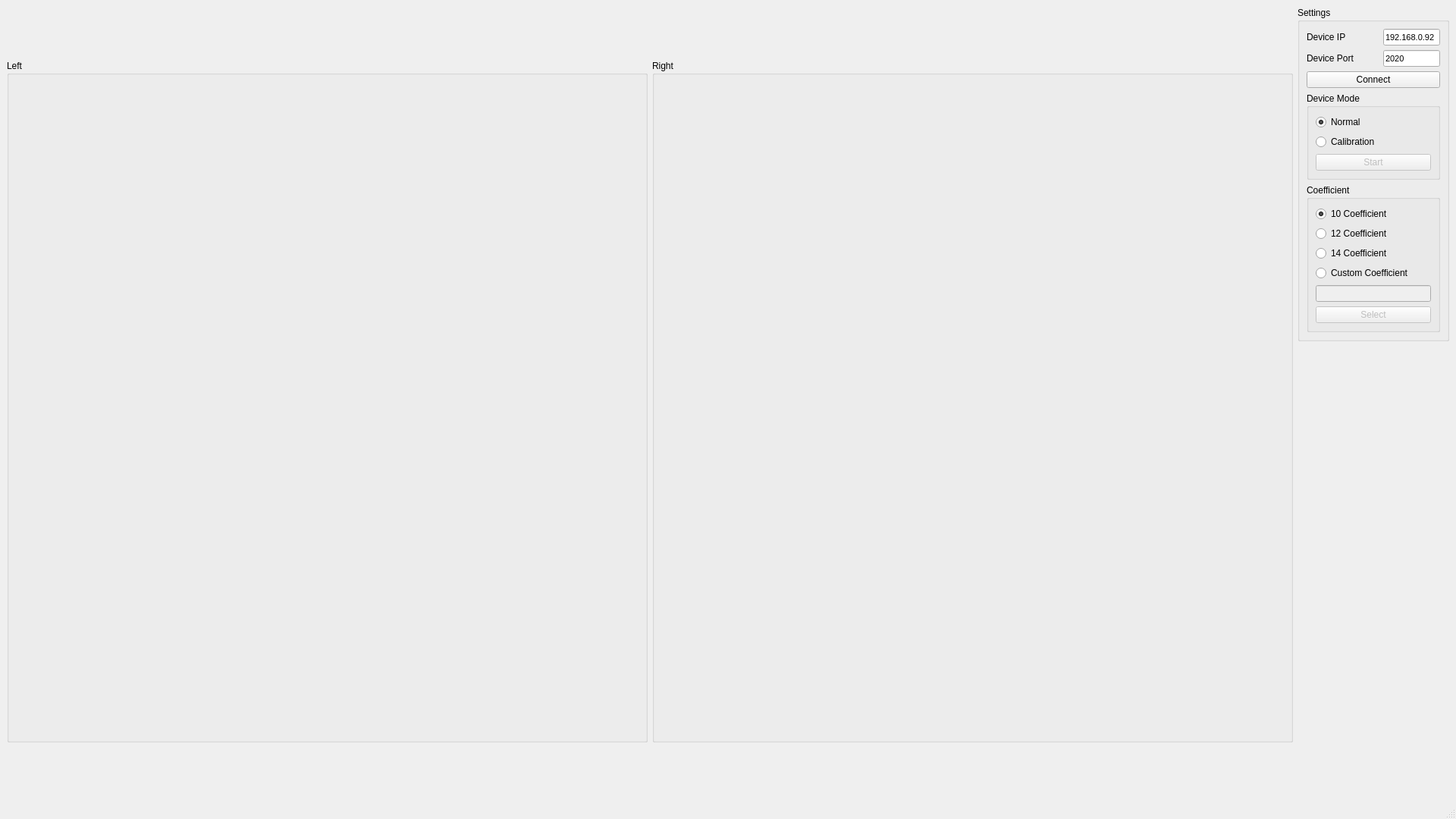
<?xml version="1.0" encoding="UTF-8"?>
<ui version="4.0">
 <class>MainWindow</class>
 <widget class="QMainWindow" name="MainWindow">
  <property name="geometry">
   <rect>
    <x>0</x>
    <y>0</y>
    <width>1920</width>
    <height>1080</height>
   </rect>
  </property>
  <property name="maximumSize">
   <size>
    <width>1920</width>
    <height>1080</height>
   </size>
  </property>
  <property name="windowTitle">
   <string>MainWindow</string>
  </property>
  <widget class="QWidget" name="centralwidget">
   <layout class="QGridLayout" name="gridLayout_3">
    <item row="0" column="1" rowspan="3">
     <widget class="QGroupBox" name="Right_Image">
      <property name="minimumSize">
       <size>
        <width>400</width>
        <height>700</height>
       </size>
      </property>
      <property name="maximumSize">
       <size>
        <width>16777215</width>
        <height>900</height>
       </size>
      </property>
      <property name="title">
       <string>Right</string>
      </property>
     </widget>
    </item>
    <item row="0" column="2">
     <widget class="QGroupBox" name="groupBox_5">
      <property name="maximumSize">
       <size>
        <width>200</width>
        <height>16777215</height>
       </size>
      </property>
      <property name="title">
       <string>Settings</string>
      </property>
      <layout class="QGridLayout" name="gridLayout_2">
       <item row="0" column="0">
        <layout class="QVBoxLayout" name="verticalLayout_3">
         <item>
          <layout class="QGridLayout" name="gridLayout">
           <item row="1" column="0">
            <widget class="QLabel" name="label_2">
             <property name="text">
              <string>Device Port</string>
             </property>
            </widget>
           </item>
           <item row="0" column="1">
            <widget class="QLineEdit" name="deviceIp">
             <property name="enabled">
              <bool>true</bool>
             </property>
             <property name="maximumSize">
              <size>
               <width>75</width>
               <height>16777215</height>
              </size>
             </property>
             <property name="font">
              <font>
               <pointsize>8</pointsize>
              </font>
             </property>
             <property name="text">
              <string>192.168.0.92</string>
             </property>
             <property name="readOnly">
              <bool>false</bool>
             </property>
             <property name="placeholderText">
              <string>192.168.0.92</string>
             </property>
            </widget>
           </item>
           <item row="1" column="1">
            <widget class="QLineEdit" name="devicePort">
             <property name="enabled">
              <bool>true</bool>
             </property>
             <property name="maximumSize">
              <size>
               <width>75</width>
               <height>16777215</height>
              </size>
             </property>
             <property name="font">
              <font>
               <pointsize>8</pointsize>
              </font>
             </property>
             <property name="text">
              <string>2020</string>
             </property>
             <property name="readOnly">
              <bool>false</bool>
             </property>
             <property name="placeholderText">
              <string>2020</string>
             </property>
            </widget>
           </item>
           <item row="0" column="0">
            <widget class="QLabel" name="label">
             <property name="text">
              <string>Device IP</string>
             </property>
            </widget>
           </item>
           <item row="2" column="0" colspan="2">
            <widget class="QPushButton" name="connectBtn">
             <property name="text">
              <string>Connect</string>
             </property>
            </widget>
           </item>
          </layout>
         </item>
         <item>
          <widget class="QGroupBox" name="groupBox">
           <property name="title">
            <string>Device Mode</string>
           </property>
           <layout class="QVBoxLayout" name="verticalLayout">
            <item>
             <widget class="QRadioButton" name="dm_Normal">
              <property name="text">
               <string>Normal</string>
              </property>
              <property name="checked">
               <bool>true</bool>
              </property>
             </widget>
            </item>
            <item>
             <widget class="QRadioButton" name="dm_Calibration">
              <property name="text">
               <string>Calibration</string>
              </property>
             </widget>
            </item>
            <item>
             <widget class="QPushButton" name="Calirbate_btn">
              <property name="enabled">
               <bool>false</bool>
              </property>
              <property name="text">
               <string>Start</string>
              </property>
             </widget>
            </item>
           </layout>
          </widget>
         </item>
         <item>
          <widget class="QGroupBox" name="groupBox_2">
           <property name="title">
            <string>Coefficient</string>
           </property>
           <layout class="QVBoxLayout" name="verticalLayout_2">
            <item>
             <widget class="QRadioButton" name="coefficient_8">
              <property name="text">
               <string>10 Coefficient</string>
              </property>
              <property name="checked">
               <bool>true</bool>
              </property>
             </widget>
            </item>
            <item>
             <widget class="QRadioButton" name="coefficient_10">
              <property name="text">
               <string>12 Coefficient</string>
              </property>
             </widget>
            </item>
            <item>
             <widget class="QRadioButton" name="coefficient_12">
              <property name="text">
               <string>14 Coefficient</string>
              </property>
             </widget>
            </item>
            <item>
             <widget class="QRadioButton" name="coefficient_Custom">
              <property name="text">
               <string>Custom Coefficient</string>
              </property>
             </widget>
            </item>
            <item>
             <widget class="QLineEdit" name="coefficient_input">
              <property name="enabled">
               <bool>false</bool>
              </property>
              <property name="inputMethodHints">
               <set>Qt::ImhNone</set>
              </property>
             </widget>
            </item>
            <item>
             <widget class="QPushButton" name="select_btn">
              <property name="enabled">
               <bool>false</bool>
              </property>
              <property name="text">
               <string>Select</string>
              </property>
             </widget>
            </item>
           </layout>
          </widget>
         </item>
        </layout>
       </item>
      </layout>
     </widget>
    </item>
    <item row="0" column="0" rowspan="3">
     <widget class="QGroupBox" name="left_Image">
      <property name="minimumSize">
       <size>
        <width>400</width>
        <height>700</height>
       </size>
      </property>
      <property name="maximumSize">
       <size>
        <width>16777215</width>
        <height>900</height>
       </size>
      </property>
      <property name="title">
       <string>Left </string>
      </property>
     </widget>
    </item>
    <item row="1" column="2">
     <widget class="QLabel" name="tab_lbl">
      <property name="maximumSize">
       <size>
        <width>200</width>
        <height>16777215</height>
       </size>
      </property>
      <property name="font">
       <font>
        <pointsize>30</pointsize>
       </font>
      </property>
      <property name="text">
       <string/>
      </property>
     </widget>
    </item>
   </layout>
  </widget>
  <widget class="QMenuBar" name="menubar">
   <property name="geometry">
    <rect>
     <x>0</x>
     <y>0</y>
     <width>1920</width>
     <height>25</height>
    </rect>
   </property>
  </widget>
  <widget class="QStatusBar" name="statusbar"/>
 </widget>
 <resources/>
 <connections/>
</ui>
